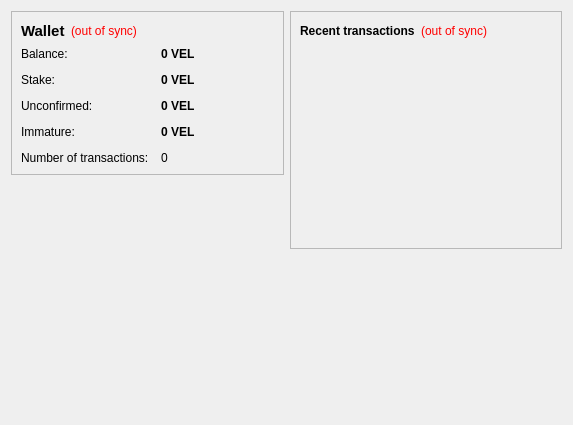
<?xml version="1.0" encoding="UTF-8"?>
<ui version="4.0">
 <class>OverviewPage</class>
 <widget class="QWidget" name="OverviewPage">
  <property name="geometry">
   <rect>
    <x>0</x>
    <y>0</y>
    <width>573</width>
    <height>425</height>
   </rect>
  </property>
  <property name="windowTitle">
   <string>Form</string>
  </property>
  <layout class="QHBoxLayout" name="horizontalLayout" stretch="1,1">
   <item>
    <layout class="QVBoxLayout" name="verticalLayout_2">
     <item>
      <widget class="QFrame" name="frame">
       <property name="frameShape">
        <enum>QFrame::StyledPanel</enum>
       </property>
       <property name="frameShadow">
        <enum>QFrame::Raised</enum>
       </property>
       <layout class="QVBoxLayout" name="verticalLayout_4">
        <item>
         <layout class="QHBoxLayout" name="horizontalLayout_4">
          <item>
           <widget class="QLabel" name="label_5">
            <property name="font">
             <font>
              <pointsize>11</pointsize>
              <weight>75</weight>
              <bold>true</bold>
             </font>
            </property>
            <property name="text">
             <string>Wallet</string>
            </property>
           </widget>
          </item>
          <item>
           <widget class="QLabel" name="labelWalletStatus">
            <property name="toolTip">
             <string>The displayed information may be out of date. Your wallet automatically synchronizes with the Velocitycoin network after a connection is established, but this process has not completed yet.</string>
            </property>
            <property name="styleSheet">
             <string notr="true">QLabel { color: red; }</string>
            </property>
            <property name="text">
             <string notr="true">(out of sync)</string>
            </property>
            <property name="alignment">
             <set>Qt::AlignLeading|Qt::AlignLeft|Qt::AlignVCenter</set>
            </property>
           </widget>
          </item>
          <item>
           <spacer name="horizontalSpacer_2">
            <property name="orientation">
             <enum>Qt::Horizontal</enum>
            </property>
            <property name="sizeHint" stdset="0">
             <size>
              <width>40</width>
              <height>20</height>
             </size>
            </property>
           </spacer>
          </item>
         </layout>
        </item>
        <item>
         <layout class="QFormLayout" name="formLayout_2">
          <property name="fieldGrowthPolicy">
           <enum>QFormLayout::AllNonFixedFieldsGrow</enum>
          </property>
          <property name="horizontalSpacing">
           <number>12</number>
          </property>
          <property name="verticalSpacing">
           <number>12</number>
          </property>
          <item row="0" column="0">
           <widget class="QLabel" name="label">
            <property name="text">
             <string>Balance:</string>
            </property>
           </widget>
          </item>
          <item row="0" column="1">
           <widget class="QLabel" name="labelBalance">
            <property name="font">
             <font>
              <weight>75</weight>
              <bold>true</bold>
             </font>
            </property>
            <property name="cursor">
             <cursorShape>IBeamCursor</cursorShape>
            </property>
            <property name="toolTip">
             <string>Your current balance</string>
            </property>
            <property name="text">
             <string notr="true">0 VEL</string>
            </property>
            <property name="textInteractionFlags">
             <set>Qt::LinksAccessibleByMouse|Qt::TextSelectableByKeyboard|Qt::TextSelectableByMouse</set>
            </property>
           </widget>
          </item>
          <item row="1" column="0">
           <widget class="QLabel" name="label_6">
            <property name="text">
             <string>Stake:</string>
            </property>
           </widget>
          </item>
          <item row="1" column="1">
           <widget class="QLabel" name="labelStake">
            <property name="font">
             <font>
              <weight>75</weight>
              <bold>true</bold>
             </font>
            </property>
            <property name="cursor">
             <cursorShape>IBeamCursor</cursorShape>
            </property>
            <property name="toolTip">
             <string>Total of coins that was staked, and do not yet count toward the current balance</string>
            </property>
            <property name="text">
             <string notr="true">0 VEL</string>
            </property>
            <property name="textInteractionFlags">
             <set>Qt::LinksAccessibleByMouse|Qt::TextSelectableByKeyboard|Qt::TextSelectableByMouse</set>
            </property>
           </widget>
          </item>
          <item row="2" column="0">
           <widget class="QLabel" name="label_3">
            <property name="text">
             <string>Unconfirmed:</string>
            </property>
           </widget>
          </item>
          <item row="2" column="1">
           <widget class="QLabel" name="labelUnconfirmed">
            <property name="font">
             <font>
              <weight>75</weight>
              <bold>true</bold>
             </font>
            </property>
            <property name="cursor">
             <cursorShape>IBeamCursor</cursorShape>
            </property>
            <property name="toolTip">
             <string>Total of transactions that have yet to be confirmed, and do not yet count toward the current balance</string>
            </property>
            <property name="text">
             <string notr="true">0 VEL</string>
            </property>
            <property name="textInteractionFlags">
             <set>Qt::LinksAccessibleByMouse|Qt::TextSelectableByKeyboard|Qt::TextSelectableByMouse</set>
            </property>
           </widget>
          </item>
          <item row="3" column="0">
           <widget class="QLabel" name="labelImmatureText">
            <property name="text">
             <string>Immature:</string>
            </property>
           </widget>
          </item>
          <item row="3" column="1">
           <widget class="QLabel" name="labelImmature">
            <property name="font">
             <font>
              <weight>75</weight>
              <bold>true</bold>
             </font>
            </property>
            <property name="toolTip">
             <string>Mined balance that has not yet matured</string>
            </property>
            <property name="text">
             <string notr="true">0 VEL</string>
            </property>
            <property name="textInteractionFlags">
             <set>Qt::LinksAccessibleByMouse|Qt::TextSelectableByKeyboard|Qt::TextSelectableByMouse</set>
            </property>
           </widget>
          </item>
          <item row="4" column="0">
           <widget class="QLabel" name="label_2">
            <property name="text">
             <string>Number of transactions:</string>
            </property>
           </widget>
          </item>
          <item row="4" column="1">
           <widget class="QLabel" name="labelNumTransactions">
            <property name="toolTip">
             <string>Total number of transactions in wallet</string>
            </property>
            <property name="text">
             <string notr="true">0</string>
            </property>
           </widget>
          </item>
         </layout>
        </item>
       </layout>
      </widget>
     </item>
     <item>
      <spacer name="verticalSpacer">
       <property name="orientation">
        <enum>Qt::Vertical</enum>
       </property>
       <property name="sizeHint" stdset="0">
        <size>
         <width>20</width>
         <height>40</height>
        </size>
       </property>
      </spacer>
     </item>
      <item alignment="Qt::AlignHCenter">
      <widget class="QLabel" name="label_7">
       <property name="text">
        <string/>
       </property>
       <property name="pixmap">
        <pixmap resource="../bitcoin.qrc">:/icons/res/icons/velocitycoin-256.png</pixmap>
       </property>
      </widget>
     </item>
    </layout>
   </item>
   <item>
    <layout class="QVBoxLayout" name="verticalLayout_3">
     <item>
      <widget class="QFrame" name="frame_2">
       <property name="frameShape">
        <enum>QFrame::StyledPanel</enum>
       </property>
       <property name="frameShadow">
        <enum>QFrame::Raised</enum>
       </property>
       <layout class="QVBoxLayout" name="verticalLayout">
        <item>
         <layout class="QHBoxLayout" name="horizontalLayout_2">
          <item>
           <widget class="QLabel" name="label_4">
            <property name="text">
             <string>&lt;b&gt;Recent transactions&lt;/b&gt;</string>
            </property>
           </widget>
          </item>
          <item>
           <widget class="QLabel" name="labelTransactionsStatus">
            <property name="toolTip">
             <string>The displayed information may be out of date. Your wallet automatically synchronizes with the Velocitycoin network after a connection is established, but this process has not completed yet.</string>
            </property>
            <property name="styleSheet">
             <string notr="true">QLabel { color: red; }</string>
            </property>
            <property name="text">
             <string notr="true">(out of sync)</string>
            </property>
            <property name="alignment">
             <set>Qt::AlignRight|Qt::AlignTrailing|Qt::AlignVCenter</set>
            </property>
           </widget>
          </item>
          <item>
           <spacer name="horizontalSpacer">
            <property name="orientation">
             <enum>Qt::Horizontal</enum>
            </property>
            <property name="sizeHint" stdset="0">
             <size>
              <width>40</width>
              <height>20</height>
             </size>
            </property>
           </spacer>
          </item>
         </layout>
        </item>
        <item>
         <widget class="QListView" name="listTransactions">
          <property name="styleSheet">
           <string notr="true">QListView { background: transparent; }</string>
          </property>
          <property name="frameShape">
           <enum>QFrame::NoFrame</enum>
          </property>
          <property name="verticalScrollBarPolicy">
           <enum>Qt::ScrollBarAlwaysOff</enum>
          </property>
          <property name="horizontalScrollBarPolicy">
           <enum>Qt::ScrollBarAlwaysOff</enum>
          </property>
          <property name="selectionMode">
           <enum>QAbstractItemView::NoSelection</enum>
          </property>
         </widget>
        </item>
       </layout>
      </widget>
     </item>
     <item>
      <spacer name="verticalSpacer_2">
       <property name="orientation">
        <enum>Qt::Vertical</enum>
       </property>
       <property name="sizeHint" stdset="0">
        <size>
         <width>20</width>
         <height>40</height>
        </size>
       </property>
      </spacer>
     </item>
    </layout>
   </item>
  </layout>
 </widget>
 <resources>
 <include location="../bitcoin.qrc"/>
 </resources>
 <connections/>
</ui>
